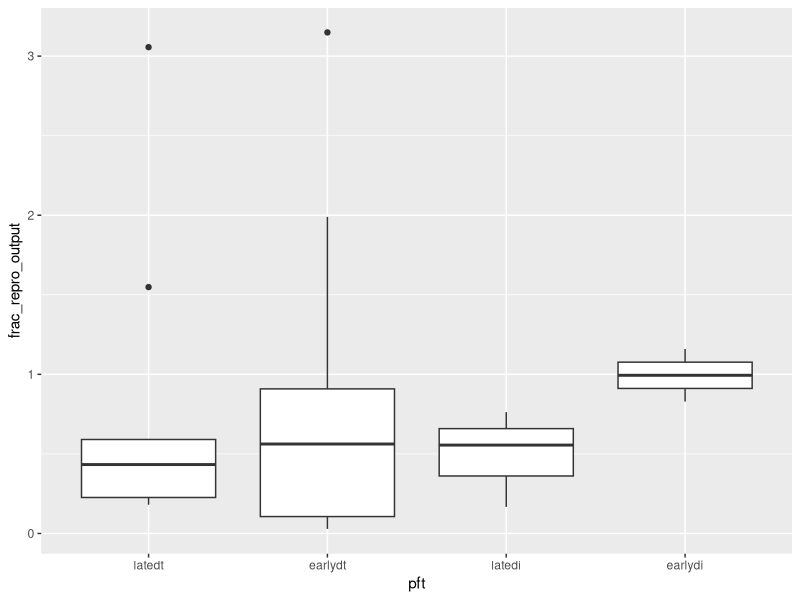
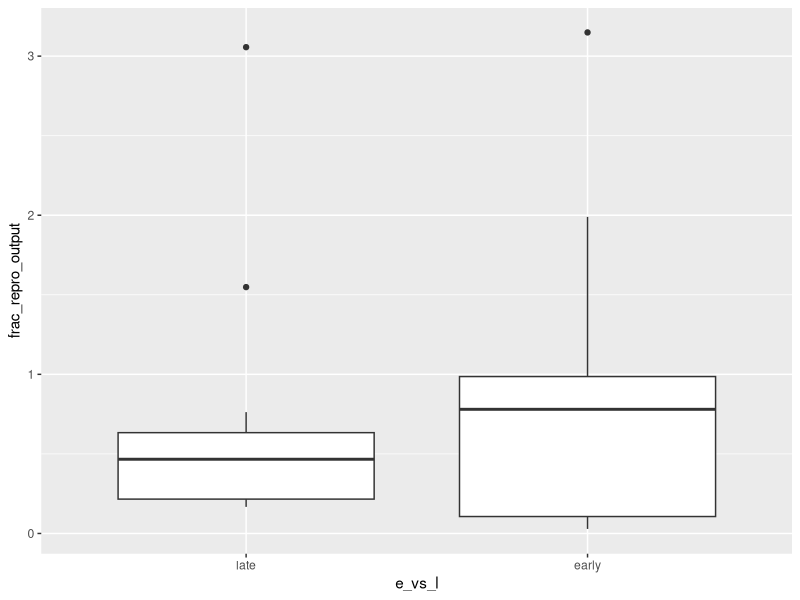
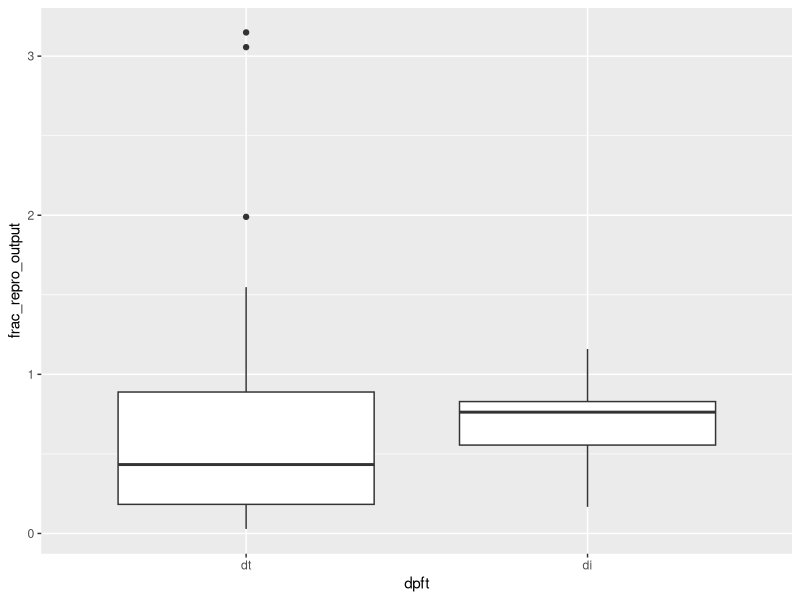
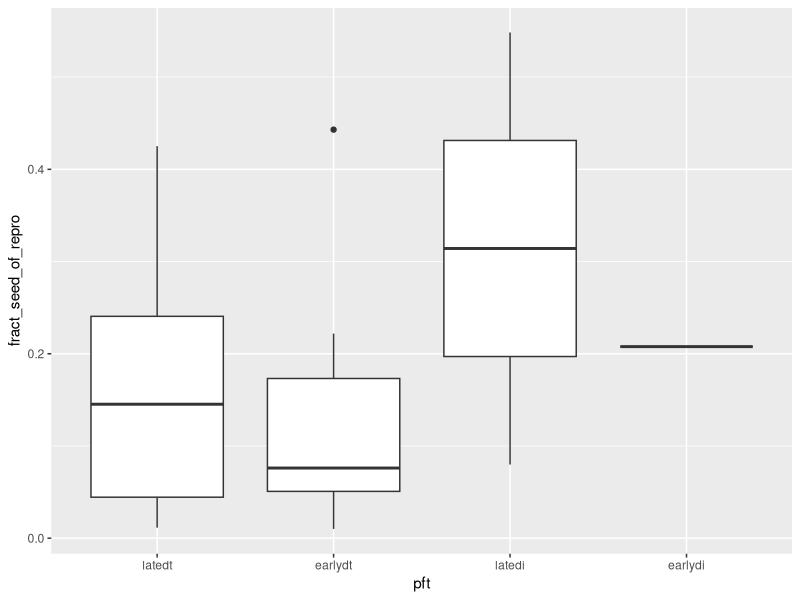
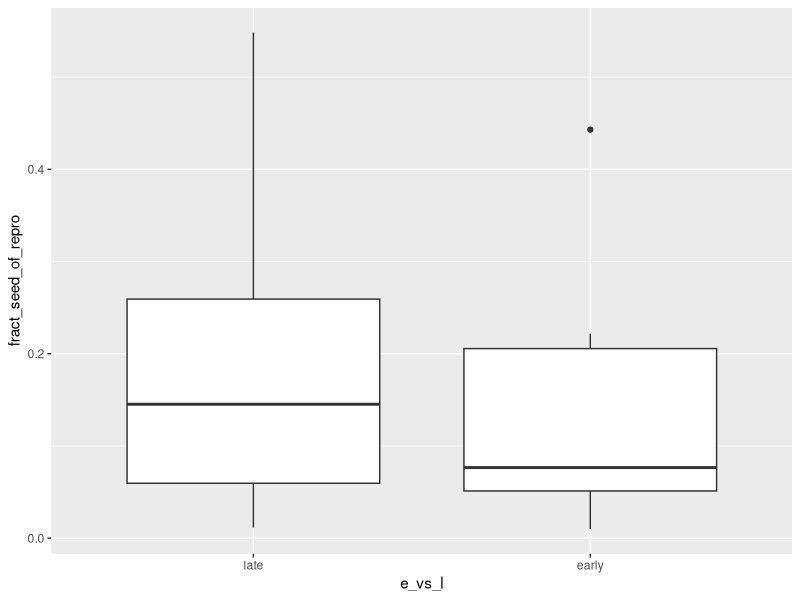
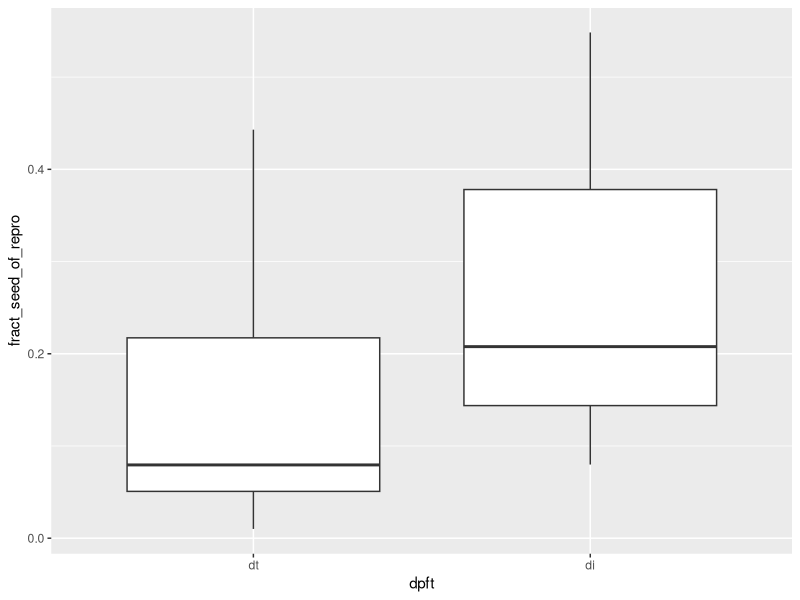

The R script that drew these images, in order:
## ---- chunk 1
knitr::opts_chunk$set(echo = TRUE)
## ---- chunk 2
library(tidyverse)
library(readr)
library(skimr)
## ---- chunk 3
#this file contains the spp list and pfts for the 26 spp identified with more than 50 repro individuals
species_list_26 <- read_csv("species_list_for_repro_alloc_26_mostabund_sp.csv", col_types = cols(
  sp = col_character(),
  Latin = col_character(),
  dmax = col_double(),
  wsg = col_double(),
  e_vs_l = col_factor(),
  dpft = col_factor(),
  repro_abund_2010 = col_double(),
  pft = col_factor()
))
head(species_list_26)

## ---- chunk 4
bci_repro_traits <- read_csv("BCITRAITS_20101220 (1).csv") %>%
                    mutate(sp = tolower(`SP$`)) %>%
                    select(sp, FRUIT_DRY, N_SEEDFULL, SEED_DRY, DSPR_DRY)

#view(BCITRAITS_20101220_1_)

head(bci_repro_traits) 
## ---- chunk 5

b_area <- read_csv("basal_area_2010.csv") %>%
              select(sp, ba)


rb_area <- read_csv("repro_basal_area_df.csv") %>%
           select(sp, r_ba)

## ---- chunk 6
sp_traits <- species_list_26 %>%
                    left_join(bci_repro_traits, by = "sp") %>%
                    left_join(b_area, by = "sp") %>%
                    left_join(rb_area, by = "sp")

head(sp_traits)
skim(sp_traits)

#From the skim, note there are 5 sp for which BCI traits is missing trait values


missing_values <- sp_traits %>%
                  filter(is.na(DSPR_DRY) | is.na(FRUIT_DRY) | is.na(N_SEEDFULL) | is.na(SEED_DRY))

missing_values
## ---- chunk 7
mass_data_50haplot <- read_csv("Hanbury_Brown_50ha_20190221.csv", col_types = cols(sp = col_character(), 
                                                                                   type = col_factor(), 
                                                                                   mass = col_double(),
                                                                                   Freq = col_double())
                                                                                      )
skim(mass_data_50haplot)
head(mass_data_50haplot)

## ---- chunk 8
repro_total_df <- mass_data_50haplot %>%
                  left_join(sp_traits, by = "sp") %>%
                  filter(type != "leaf") %>%
                  group_by(sp)%>%
                  mutate(repro_mass_total = sum(mass)) %>%
                  mutate(repro_mass_per_yr = repro_mass_total * 12 / 67) %>%
                  mutate(repro_mass_per_yr_m2 = repro_mass_per_yr / 31) %>%  
                  mutate(repro_mass_per_yr_indv = repro_mass_per_yr / repro_abund_2010) %>%
                  mutate(repro_output_50_ha = (repro_mass_per_yr_m2 * 500000 / r_ba)) %>%
                  filter(type == "mature fruit") %>%
                  mutate(mature_frt_mass = sum(mass)) %>%
                  select(sp, mature_frt_mass, repro_mass_total, repro_mass_per_yr_indv, repro_mass_per_yr, repro_mass_per_yr_m2, repro_output_50_ha) %>%
                  distinct(sp, .keep_all = T)

repro_total_df

leaf_total_df <- mass_data_50haplot %>%
                 left_join(sp_traits, by = "sp") %>%
                 filter(type == "leaf") %>%
                 group_by(sp) %>%
                 mutate(leaf_mass_per_yr = mass * 12 / 67) %>%
                 mutate(leaf_mass_per_yr_m2 = leaf_mass_per_yr / 31) %>%
                 mutate(leaf_output_50_ha = (leaf_mass_per_yr_m2 * 500000 / ba)) %>%
                 select(sp, leaf_mass_per_yr, leaf_mass_per_yr_m2, leaf_output_50_ha) %>%
                 distinct(sp, .keep_all = T)

leaf_total_df

## ---- chunk 9
    
Repro_trait_data <- sp_traits %>%
                    left_join(repro_total_df, by = "sp") %>%
                    left_join(leaf_total_df, by = "sp") %>%
                    mutate(frac_repro_output = repro_output_50_ha / leaf_output_50_ha)

head(Repro_trait_data)
skim(Repro_trait_data)

#the sp quaras seems to have an error in basal area or reproductive basal area measure
#basal area is reported as 120.8 m2, reproductive basal area is reported as 0.91 m2
#Quaras mature fruit mass = 2326.6, it seems unlikely repro basal area is only .9
#the resulting fraction of repro_output / leaf_output = 87
#removed quaras from below boxplots

Repro_trait_data %>%
        group_by(pft) %>%
        filter(sp != "quaras") %>%
        ggplot(aes(pft, frac_repro_output)) + geom_boxplot()

Repro_trait_data %>%
        group_by(e_vs_l) %>%
        filter(sp != "quaras") %>%
        ggplot(aes(e_vs_l, frac_repro_output)) + geom_boxplot()

Repro_trait_data %>%
        group_by(dpft) %>%
        filter(sp != "quaras") %>%
        ggplot(aes(dpft, frac_repro_output)) + geom_boxplot()


## ---- chunk 10
repro_seeds_df <- Repro_trait_data %>%
                  mutate(expd_seed_mass = ((mature_frt_mass/ FRUIT_DRY) * N_SEEDFULL * SEED_DRY)) %>%
                  mutate(fract_seed_of_repro = expd_seed_mass / repro_mass_total)

head(repro_seeds_df)
skim(repro_seeds_df)

#graphing pft
repro_seeds_df %>%
        group_by(pft) %>%
        ggplot(aes(pft, fract_seed_of_repro)) + geom_boxplot()

#summarizing by pft
repro_seeds_df %>%
        group_by(pft) %>%
        summarize(per_pft_seed_frac_repro = mean(fract_seed_of_repro, na.rm = T), 
                  se = sd(fract_seed_of_repro, na.rm = T)/length(fract_seed_of_repro))
   
#graphing e_vs_l
repro_seeds_df %>%
        group_by(e_vs_l) %>%
        ggplot(aes(e_vs_l, fract_seed_of_repro)) + geom_boxplot()

#graphing dt vs di
repro_seeds_df %>%
        group_by(dpft) %>%
        ggplot(aes(dpft, fract_seed_of_repro)) + geom_boxplot()
